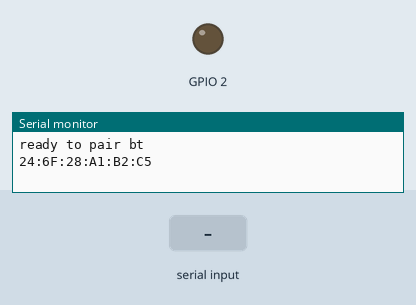
Bench run of a sketch on a simulated ESP32. Parts: output pins drawn as LEDs (lit = HIGH), the last lines printed to the serial monitor. Inputs (shaded band) come from the test bench. Nothing arrives over Bluetooth unless stated.

Above: at 1.2 s.
1.3 s: "1" received over the second serial link
At 2.4 s:
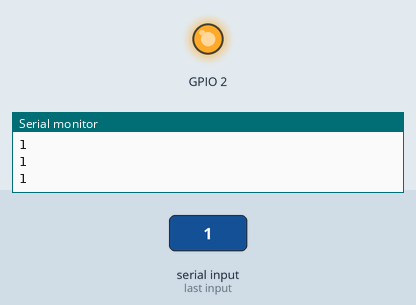
2.8 s: "2" received over the second serial link
At 3.9 s:
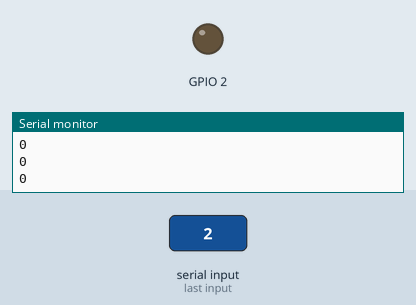
Timing chart, 0 to 5.8 s (numbered marks = the images above; inputs shaded):
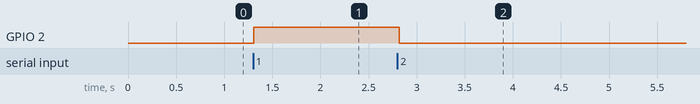

The sketch:

bluetoothbasictest.ino
```cpp
#include "BluetoothSerial.h"
#include "esp_bt_main.h"
#include "esp_bt_device.h"


BluetoothSerial serialBT;

char cmd;

void printDeviceAddress() {

  const uint8_t* point = esp_bt_dev_get_address();

  for (int i = 0; i < 6; i++) {

    char str[3];

    sprintf(str, "%02X", (int)point[i]);
    Serial.print(str);

    if (i < 5){
      Serial.print(":");
    }

  }
}

void setup() {
  // put your setup code here, to run once:
  Serial.begin(9600);
  serialBT.begin("ESP32-BT");
  Serial.println("ready to pair bt");
  printDeviceAddress();
  pinMode(2, OUTPUT);
}

void loop() {
  // put your main code here, to run repeatedly:
  if(serialBT.available()){
    cmd = serialBT.read();
    Serial.println(cmd);
  }

  //Serial.println(cmd);

  if(cmd=='1'){
    digitalWrite(2, HIGH);
    Serial.println("1");
  }
  if(cmd=='2'){
    digitalWrite(2, LOW);
    Serial.println("0");
  }

  delay(20);

}
```

Measured:
- after the input at 1.3 s, GPIO 2: LOW → HIGH at once
- after the input at 2.8 s, GPIO 2: HIGH → LOW at once
